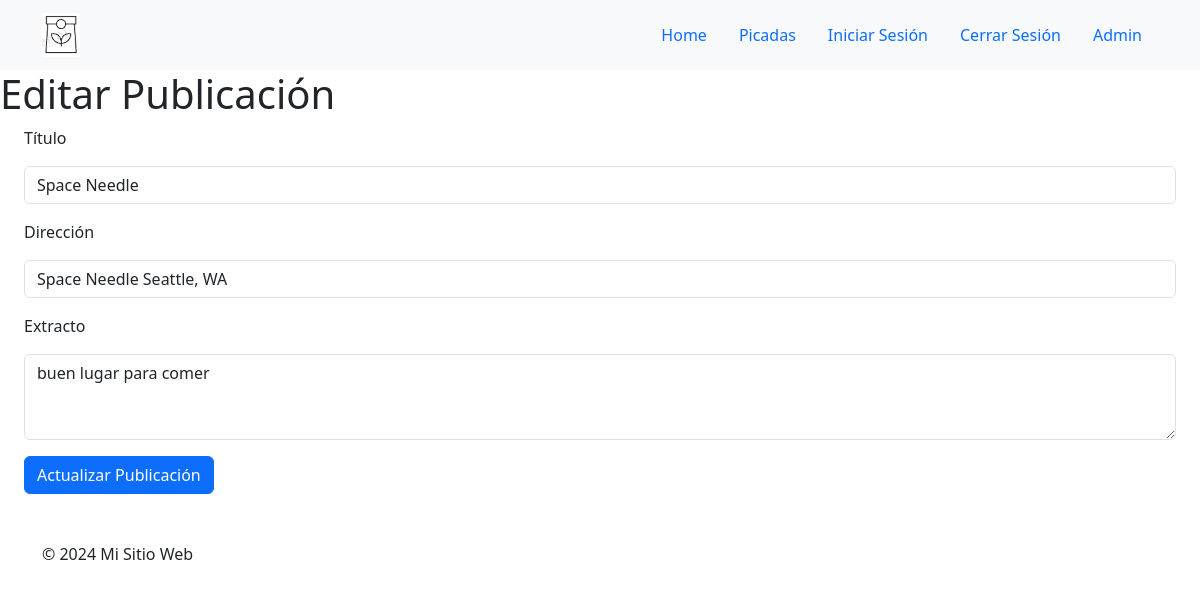
The app's page /edit/1 (signed in) with its own data.
### tables this page shows
CREATE TABLE posts (
    id INTEGER PRIMARY KEY AUTOINCREMENT,
    title TEXT NOT NULL,
    address TEXT NOT NULL,
    excerpt TEXT NOT NULL
);

### app.py (the view, shortened to what this page needs)
@app.route('/edit/<int:id>', methods=['GET', 'POST'])
def edit(id):
    db = get_db()
    post = db.execute('SELECT * FROM posts WHERE id = ?', (id,)).fetchone()
    return render_template('edit_post.html', post=post)

### app.py (called while the page is built)
def get_db():
    conn = sqlite3.connect(app.config['DATABASE'])
    conn.row_factory = sqlite3.Row
    return conn

### templates/edit_post.html (shortened to what this page needs)
{% extends 'base.html' %}  {% block extra_head %} {% endblock %} {% block content %}
<h1>Editar Publicación</h1>
<form method="POST" action="/edit/{{ post.id }}" class="mb-5 mx-4">
  <div class="form-group">
    <label for="title">Título</label>
    <input
      type="text"
      class="form-control my-3"
      id="title"
      name="title"
      value="{{ post.title }}"
      required
    />
  </div>
  <div class="form-group">
    <label for="address">Dirección</label>
    <input
      type="text"
      class="form-control my-3"
      id="address"
      name="address"
      value="{{ post.address }}"
      required
    />
  </div>
  <div class="form-group">
    <label for="excerpt">Extracto</label>
    <textarea
      class="form-control my-3"
      id="excerpt"
      name="excerpt"
      rows="3"
      required
    >
{{ post.excerpt }}</textarea
    >
  </div>
  <button type="submit" class="btn btn-primary">Actualizar Publicación</button>
</form>
{% endblock %}

### static/styles.css (style rules this page uses)
* { margin: 0; padding: 0; }

### records on screen
posts: title "Space Needle", address "Space Needle Seattle, WA", excerpt "buen lugar para comer"
